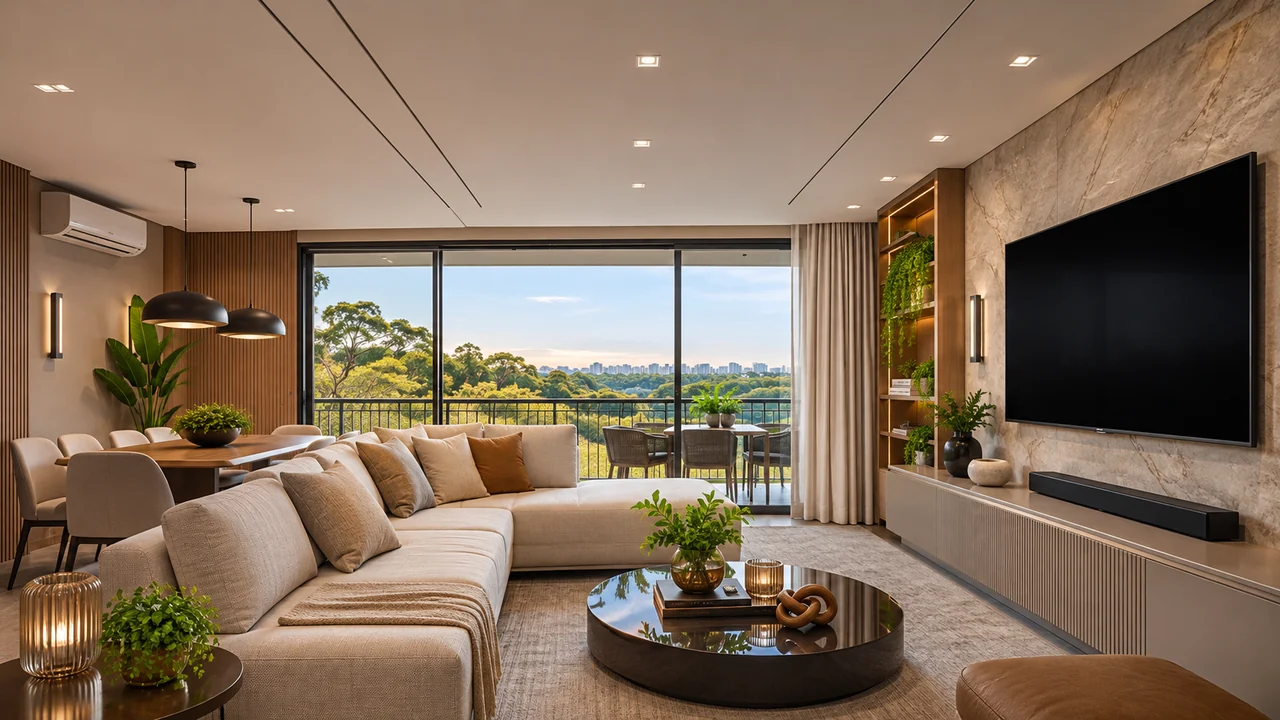
#> input picture get-led-cenas/assets/rooms/living-model/GLC_LIVING_BASE_001.webp, 1280 x 720 px
$ python render_effects_v15.py
#> lines starting #> are read from the running program, lines starting #| are printed output that depends on the picture; after the words box and inside, x2 and y2 are one past the last pixel; in counts of white or black regions, pixels touching at a corner belong together
"""GET LED CENAS v1.5 — locked-camera, source-pixel-anchored transitions.

Deliberately conservative: fix blind occlusion, preserve window mullions, and
turn on ONLY actual photographed LED highlights. Never draw new ceiling strips.
Technical previsualization, NOT photoreal/installation-approved.
"""
from pathlib import Path
import argparse, json, subprocess
import numpy as np
import cv2
from PIL import Image

ROOT=Path(__file__).resolve().parent
SRC=ROOT/'assets/rooms/living-model/GLC_LIVING_BASE_001.webp'
FRAMES=ROOT/'assets/rooms/living-model/v15'
OUT=ROOT/'assets/video/v15'
FRAMES.mkdir(parents=True,exist_ok=True)
OUT.mkdir(parents=True,exist_ok=True)
W,H=1280,720
BASE=np.asarray(Image.open(SRC).convert('RGB'),dtype=np.float32)
if BASE.shape != (H,W,3): raise ValueError(f'Sala-mestre inesperada: {BASE.shape}')
Y,X=np.mgrid[0:H,0:W].astype(np.float32)

def clamp(v): return float(np.clip(v,0,1))
def ease(v):
    v=clamp(v)
    return v*v*(3-2*v)
def seq(t,a,b): return ease((t-a)/(b-a))
def gauss(x,y,sx,sy): return np.exp(-.5*((X-x)**2/sx**2+(Y-y)**2/sy**2))
def poly(pts,blur=0.0):
#> called with blur = 0.9
    m=np.zeros((H,W),np.uint8)
    cv2.fillPoly(m,[np.array(pts,np.int32)],255)
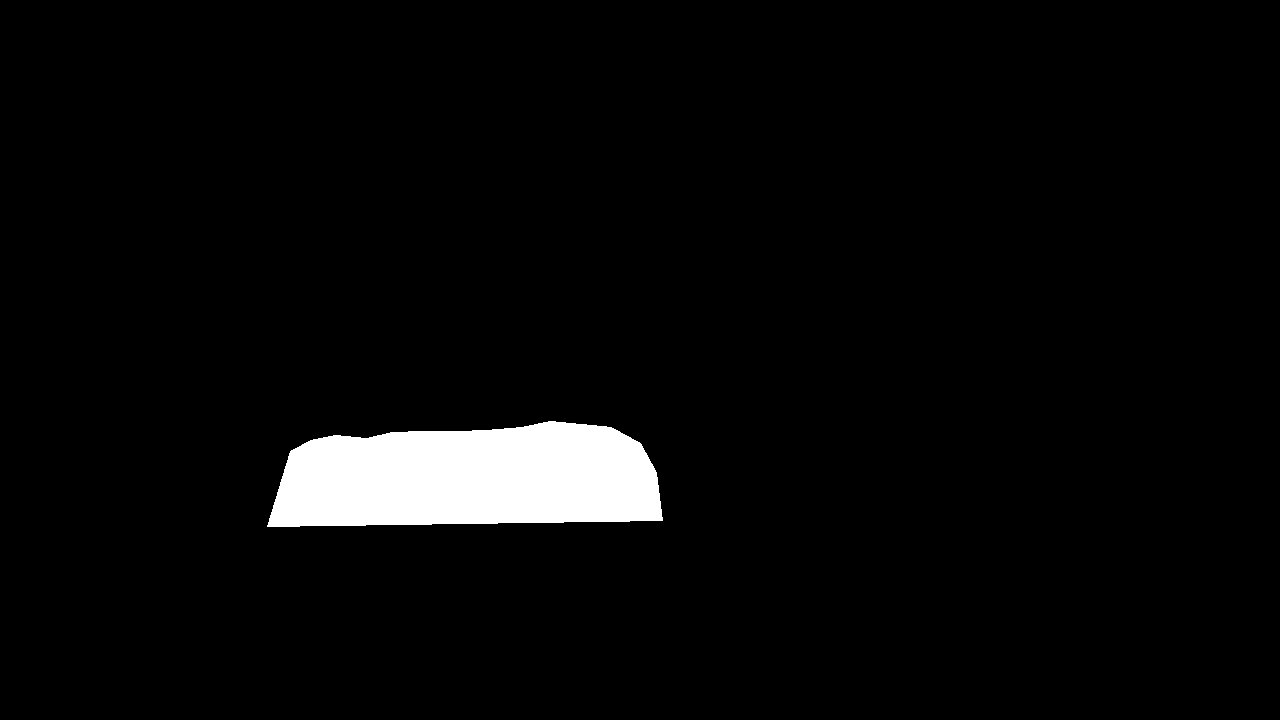
#> m: shape (720, 1280); 3.7% white; 1 white region, box (x1, y1, x2, y2) and area: (267, 421, 663, 527) 34526
    if blur: return cv2.GaussianBlur(m.astype('float32')/255,(0,0),blur)
    return m.astype('float32')/255

# Three independent fabric panels: 2 px inside the photographed metal mullions.
GLASS=[(314,250,430,502),(443,250,668,502),(682,250,785,502)]
# Geometric foreground edge was 12-17 px too high in v1.4, hiding the view
# in a band above the sofa. Trace the visible backrest instead.
SOFA_EDGE=[(290,451),(310,440),(335,435),(366,438),(392,432),
           (422,431),(456,431),(486,430),(521,427),(550,421),
           (581,424),(611,427),(640,443),(656,472),(662,520),(267,526)]
foreground=poly(SOFA_EDGE,blur=.9)
PANE=np.zeros((H,W),np.float32)
for left,top,right,bottom in GLASS:
    PANE[top:bottom,left:right]=1.
VISIBLE=PANE*(1-foreground)

# View-aware flax-colored translucent linen, not three solid white cards.
# Source exterior detail remains softly visible through the weave.
neutral=np.array([188.,181.,169.],np.float32)[None,None,:]
weave=(1.45*np.sin(X*.045)+.55*np.sin(X*.28)+.38*np.sin(Y*.22))
FABRIC=np.clip(.24*BASE+.76*neutral+weave[:,:,None],0,255).astype('float32')
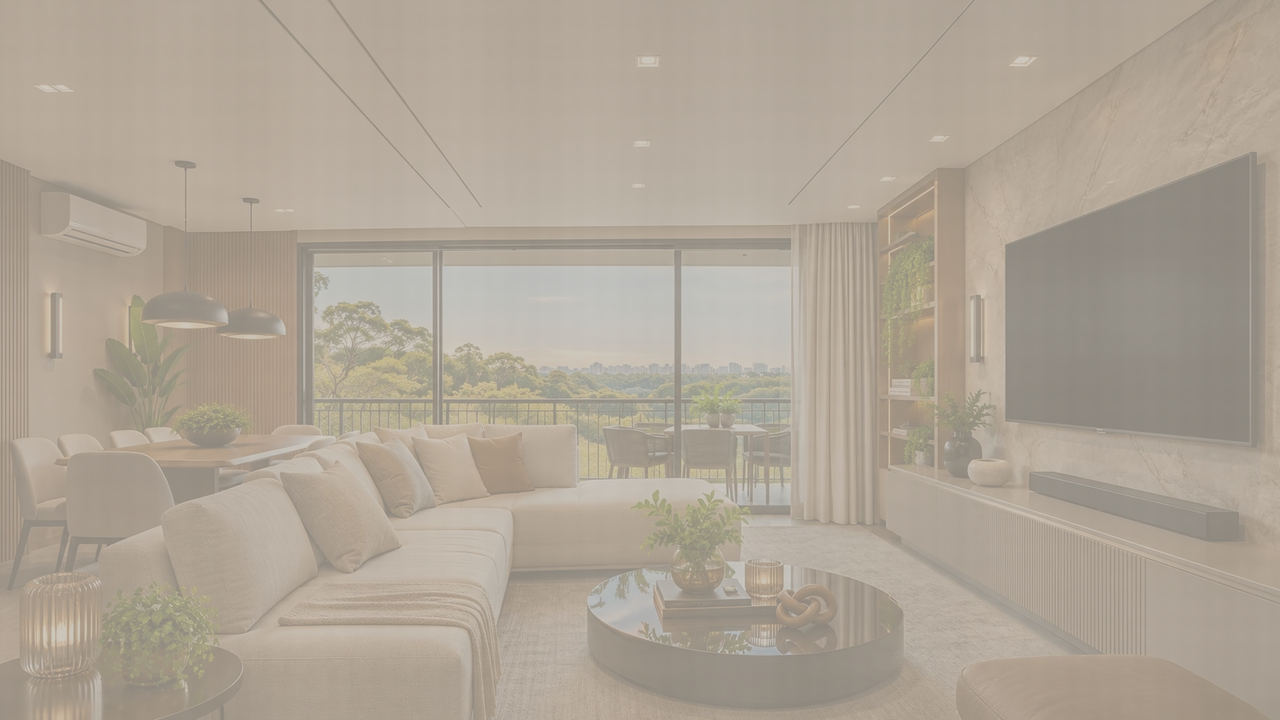
#> FABRIC: shape (720, 1280, 3) float32; mean R, G, B 175, 164.5, 150.6
# Fixed top-to-bottom linen gradient avoids uniform rectangular appearance.
FABRIC=np.clip(FABRIC*(.995+(Y-250)*.000075)[:,:,None],0,255)
AMBIENT=(.011+gauss(530,402,330,250)*.054).astype('float32')

# LED: detect photographic highlight pixels INSIDE existing ceiling grooves.
# This intentionally NEVER draws a new line and excludes the horizontal headbox.
gray=cv2.cvtColor(BASE.astype('uint8'),cv2.COLOR_RGB2GRAY).astype('float32')
lowpass=cv2.GaussianBlur(gray,(0,0),5.0)
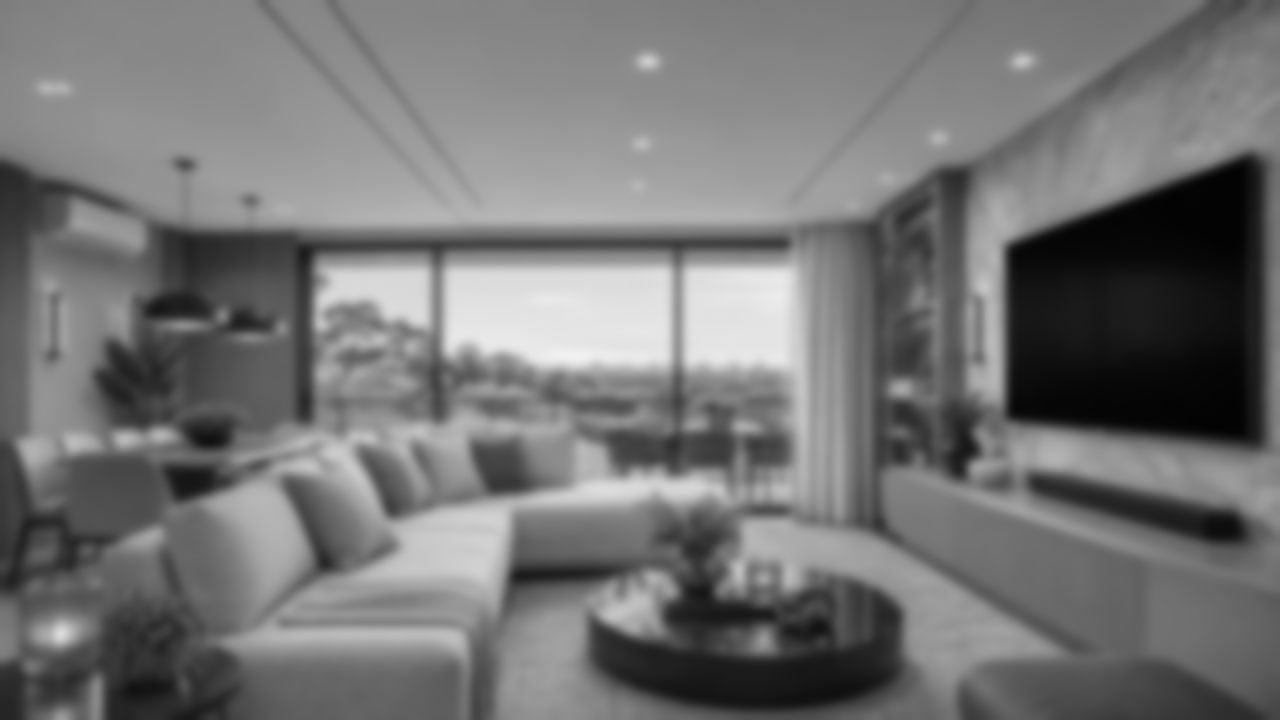
#> lowpass: shape (720, 1280) float32; min 3, max 241.4, mean 116.4
photographed=np.clip((gray-lowpass-4.)/19.,0,1)
corridor=np.zeros((H,W),np.float32)
for ax,ay,bx,by in [(246,0,485,238),(313,0,546,238),(974,0,793,235)]:
    # Wide detection corridor, not a rendering guide: only actual bright
    # pixels inside each corridor are eligible to be illuminated.
    vx,vy=bx-ax,by-ay
    u=np.clip(((X-ax)*vx+(Y-ay)*vy)/(vx*vx+vy*vy),0,1)
    dist=np.sqrt((X-(ax+vx*u))**2+(Y-(ay+vy*u))**2)
    corridor=np.maximum(corridor,(dist<11.).astype('float32'))
corridor*=np.clip((245-Y)/6.,0,1)
LED_PIXEL=(corridor*photographed).astype('float32')
LED_BOUNCE=cv2.GaussianBlur(LED_PIXEL,(0,0),5.0)*corridor
assert np.count_nonzero(LED_PIXEL[Y>=250])==0

# Existing TV screen only. Keep the original bezel and its perspective.
TV=poly([(1014,250),(1243,166),(1243,438),(1014,409)],blur=.5)
#> in poly (call 2), `cv2.fillPoly(m,[np.array(pts,np.int32)],255)`: m: shape (720, 1280); 5.4% white; 1 white region, box (x1, y1, x2, y2) and area: (1014, 166, 1244, 439) 49795
pattern=gauss(1103,307,90,88)*.42+gauss(1178,352,72,92)*.36
TV_CONTENT=np.broadcast_to(np.array([15.,23.,37.],np.float32),(H,W,3)).copy()
TV_CONTENT+=pattern[:,:,None]*np.array([28.,74.,118.],np.float32)
TV_SPILL=gauss(1114,370,94,83)*(1-TV)

SCONCES=np.clip(gauss(58,341,30,74)+gauss(977,339,30,77),0,1)
PENDANTS=np.clip(gauss(187,410,49,58)+gauss(256,425,49,53),0,1)

def render(blind=0,led=0,tv=0,lights_off=0,cinema_dark=0):
    blind,led,tv,lights_off,cinema_dark=[clamp(v) for v in
        (blind,led,tv,lights_off,cinema_dark)]
    arr=BASE.copy()
    # Photograph itself already shows warm artificial lights ON. Only local
    # emitters are attenuated in this illustrative ON/OFF transition.
    if lights_off:
        off=.17*SCONCES+.18*PENDANTS+.075*gauss(199,493,150,89)
        arr*=1-(lights_off*off)[:,:,None]
    if blind:
        # Fixed cassette, one roller each pane, synchronized vertical motion.
        bottom=250+(502-250)*blind
        reached=np.clip((bottom-Y+1.3)/2.3,0,1)
        mask=(reached*VISIBLE*.82).astype('float32')
        arr*=1-(AMBIENT*blind)[:,:,None]
        arr=arr*(1-mask[:,:,None])+FABRIC*mask[:,:,None]
        # Tiny hem bar, pane-clipped and foreground-occluded.
        # At full close it rests at the lower stop; never vanishes before end.
        rail_alpha=np.exp(-.5*((Y-(bottom-1.4))/1.15)**2)*VISIBLE
        rail_alpha*=.65 if 0.004<blind else 0.
        rail_rgb=np.array([116.,108.,96.],np.float32)
        arr=arr*(1-rail_alpha[:,:,None])+rail_rgb*rail_alpha[:,:,None]
    # Source-guided LED: make existing bright pixels OFF→ON, without creating
    # lines across the gypsum, pendant stems, headbox or window.
    # OFF suppresses photographed emission, ON restores and warms it slightly.
    arr+=((-18.+31.*led)*LED_PIXEL)[:,:,None]
    arr+=((led*.065)*LED_BOUNCE)[:,:,None]*np.array([90.,62.,35.],np.float32)
    if tv:
        a=TV*(.96*tv)
        arr=arr*(1-a[:,:,None])+TV_CONTENT*a[:,:,None]
        arr+=TV_SPILL[:,:,None]*tv*np.array([.18,.44,.91],np.float32)
    if cinema_dark:
        # Cinematic exposure response, not fictitious Zigbee dimming.
        exposure=1-cinema_dark*(.095+gauss(620,440,430,320)*.07)
        arr*=exposure[:,:,None]
    return np.clip(arr,0,255).astype('uint8')

def state(kind,t):
    t=clamp(t)
    if kind=='blind': return dict(blind=ease(t),led=0)
    if kind=='led': return dict(led=ease(t))
    if kind=='tv': return dict(tv=ease(t),led=0)
    if kind=='cinema':
        # 0–1.8s: roller; 1.8–2.5s: general lights switch OFF;
        # 2.5–3.2s: LED; 3.2–4.0s: TV; 4.0–5.0s: stable final.
        return dict(blind=seq(t,0,.36),lights_off=seq(t,.36,.50),
                    led=seq(t,.50,.64),tv=seq(t,.64,.80),
                    cinema_dark=seq(t,.36,.52)*.62)
    raise ValueError(kind)

PRESETS={'blind':('GLC_ME01_PERSIANA_V15',5.),
         'led':('GLC_ME04_PERFIS_LED_V15',3.5),
         'tv':('GLC_ME06_TV_V15',3.),
         'cinema':('GLC_SC01_CINEMA_V15',5.)}

def save_frame(kind,t,label):
    file=FRAMES/f'{PRESETS[kind][0]}_{label}.webp'
    Image.fromarray(render(**state(kind,t))).save(file,format='WEBP',quality=92,method=5)
    return str(file.relative_to(ROOT))
def clip(kind,fps=24):
    stem,duration=PRESETS[kind]
    path=OUT/f'{stem}.mp4'
    cmd=['ffmpeg','-hide_banner','-loglevel','error','-y','-f','rawvideo','-pix_fmt','rgb24',
         '-video_size',f'{W}x{H}','-framerate',str(fps),'-i','-',
         '-c:v','libx264','-crf','21','-preset','veryfast','-pix_fmt','yuv420p',
         '-movflags','+faststart',str(path)]
    process=subprocess.Popen(cmd,stdin=subprocess.PIPE)
    try:
        for i in range(round(duration*fps)):
            # Hold the true last state for the final frame.
            t=min(1.,i/max(1,round(duration*fps)-1))
            process.stdin.write(render(**state(kind,t)).tobytes())
        process.stdin.close()
        rc=process.wait()
        if rc!=0:raise RuntimeError(f'ffmpeg failed: {rc}')
    except Exception:
        process.kill()
        raise
    return str(path.relative_to(ROOT))
def main():
    p=argparse.ArgumentParser()
    p.add_argument('--presets',nargs='+',default=list(PRESETS))
    a=p.parse_args()
    output={}
    for kind in a.presets:
        before=save_frame(kind,0,'BEFORE')
        middle=save_frame(kind,.5,'MID')
        after=save_frame(kind,1,'AFTER')
        file=clip(kind)
        output[kind]={'id':PRESETS[kind][0],'duration':PRESETS[kind][1],
                     'before':before,'middle':middle,'after':after,'mp4':file,
                     'status':'piloto_tecnico_nao_homologado'}
        print(f'{kind}: rendered {file}',flush=True)
#> this loop made 1 pass
#> pass 1, in render (call 2), `arr=arr*(1-mask[:,:,None])+FABRIC*mask[:,:,None]`:
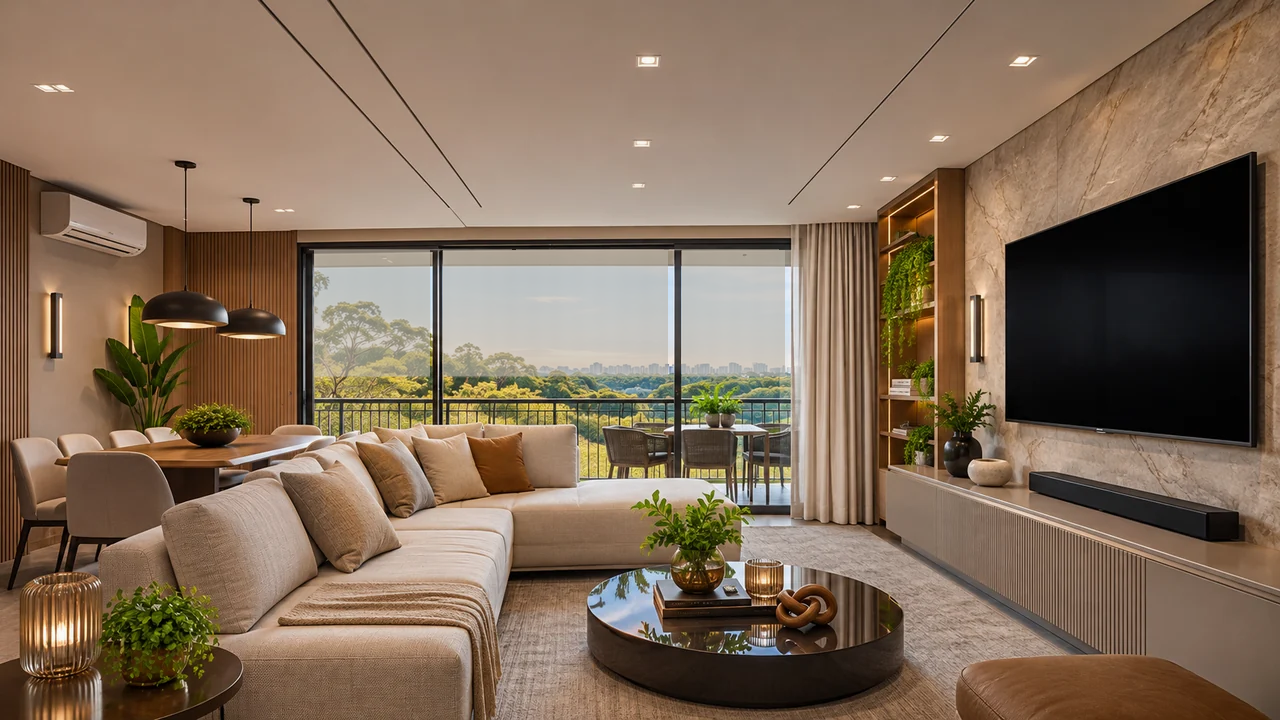
#> arr: shape (720, 1280, 3) float32; mean R, G, B 131.2, 109.7, 90
    (FRAMES/'manifest.json').write_text(json.dumps(
        {'schema':3,'version':'1.5','source':str(SRC.relative_to(ROOT)),
         'resolution':[W,H],'engine':'source-pixel-anchored-deterministic-v15',
         'approved':False,'presets':output},indent=2,ensure_ascii=False))
#> (the run stopped early here; a loop or call above may not have finished)
